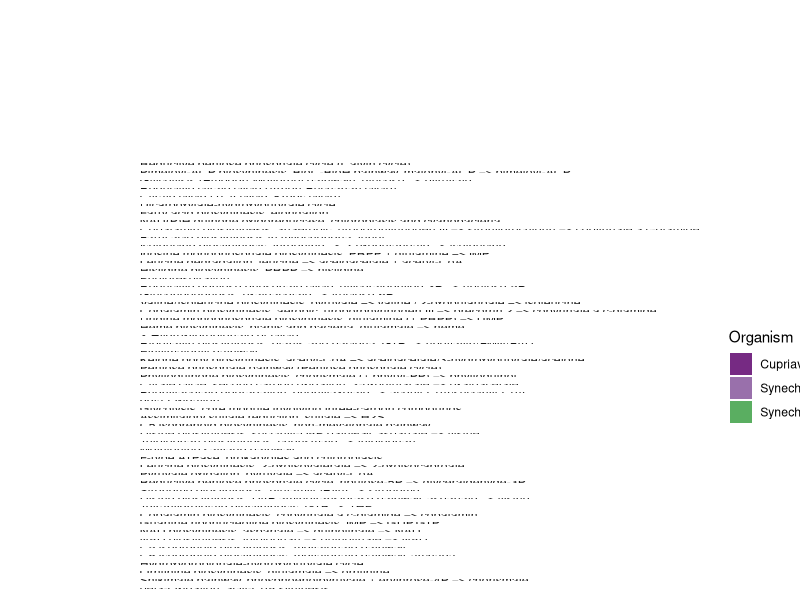

This figure's R source:
library(tidyverse)
options(width=110)

# Load data
kegg_uniprot = read_tsv("data/KEGGgene_uniprot_organism.tab")
kegg_modules = read_tsv("data/KEGGgene_module_organism.tab")
orthologs = read_tsv(
  "data/uniprot_eggNOG.tab",
  col_names = c("UniProt_entry", "Ortholog")
)
eggnog_category_descriptions = read_tsv(
  "data/ortholog_category_descriptions.tab"
)
module_description = read_tsv(
  "data/module_description.tab", col_names=c("Module", "Description")
)
eggnog_annotations = read_tsv("data/eggNOG_annotations.tab")

# Define organisms and colors
organisms = c("Hydrogenophaga", "Cupriavidus", "Synechococcus", "Synechocystis")
organcols = c("#762a83", "#9970ab","#5aae61","#1b7837")

# Determine eggNOG annotations
eggnog_annotations_unique = eggnog_annotations %>%
  # Select relevant data
  select(Ortholog, Version, Category) %>%
  # Split multiple categories between each character
  mutate(Category = str_split(Category, "")) %>%
  # Unnest categories per ortholog into rows
  unnest(cols="Category") %>%
  # Add missing version string to non-COG orthologs
  mutate(
    Ortholog = ifelse(
      str_starts(Ortholog, "COG"),
      Ortholog,
      ifelse(
        Version == 4.1,
        paste("ENOG41", Ortholog, sep=""),
        paste("ENOG50", Ortholog, sep="")
      )
    )
  ) %>%
  # Remove version and make rows unique
  select(-Version) %>%
  distinct()

# Combine
module_category = kegg_uniprot %>%
  inner_join(kegg_modules) %>%
  mutate(UniProt_entry = str_remove(UniProt, "up:")) %>%
  separate(Module, c(NA, "Module"), "_") %>%
  inner_join(orthologs) %>%
  inner_join(eggnog_annotations_unique) %>%
  inner_join(eggnog_category_descriptions) %>%
  mutate(Label = paste("[", Category, "] ", Short_description, sep="")) %>%
  rename(Ortholog_description = Label) %>%
  select(-Description) %>%
  inner_join(
    module_description %>% mutate(Module = str_remove(Module, "md:"))
  ) %>%
  rename(Module_description = Description) %>%
  group_by(Ortholog_description, Module_description, Organism) %>%
  summarise(Orthologs = length(Ortholog)) %>%
  ungroup() %>%
  complete(
    Ortholog_description, Module_description, Organism,
    fill = list(Orthologs = 0)
  ) %>%
  mutate(Organism = factor(Organism, levels=organisms))

# Filter to top 50 modules
wanted_modules = module_category %>%
  group_by(Module_description) %>%
  summarise(Orthologs = sum(Orthologs)) %>%
  top_n(50, Orthologs) %>%
  arrange(-Orthologs) %>%
  pull(Module_description)

module_category = module_category %>%
  filter(Module_description %in% wanted_modules) %>%
  mutate(Module_description = factor(Module_description, levels=wanted_modules))

# Plot it
gp = ggplot(
  module_category,
  aes(x=Organism, y=Orthologs, group=Organism, fill=Organism)
)
gp = gp + geom_col(position=position_dodge())
gp = gp + facet_grid(Module_description~Ortholog_description, scales="free_y")
gp = gp + scale_fill_manual(values=organcols)
gp = gp + theme_bw()
gp = gp + theme(
  strip.background = element_blank(),
  axis.text = element_text(color="black"),
  axis.ticks = element_line(color="black"),
  strip.text.y = element_text(angle=0, hjust=0, vjust=0.5),
  strip.text.x = element_text(angle=90, hjust=0, vjust=0.5),
  axis.text.x = element_blank(),
  axis.title.x = element_blank(),
  axis.ticks.x = element_blank(),
  panel.grid = element_blank()
)

ggsave("results/category_module_overlap.pdf", gp, w=18, h=28)
